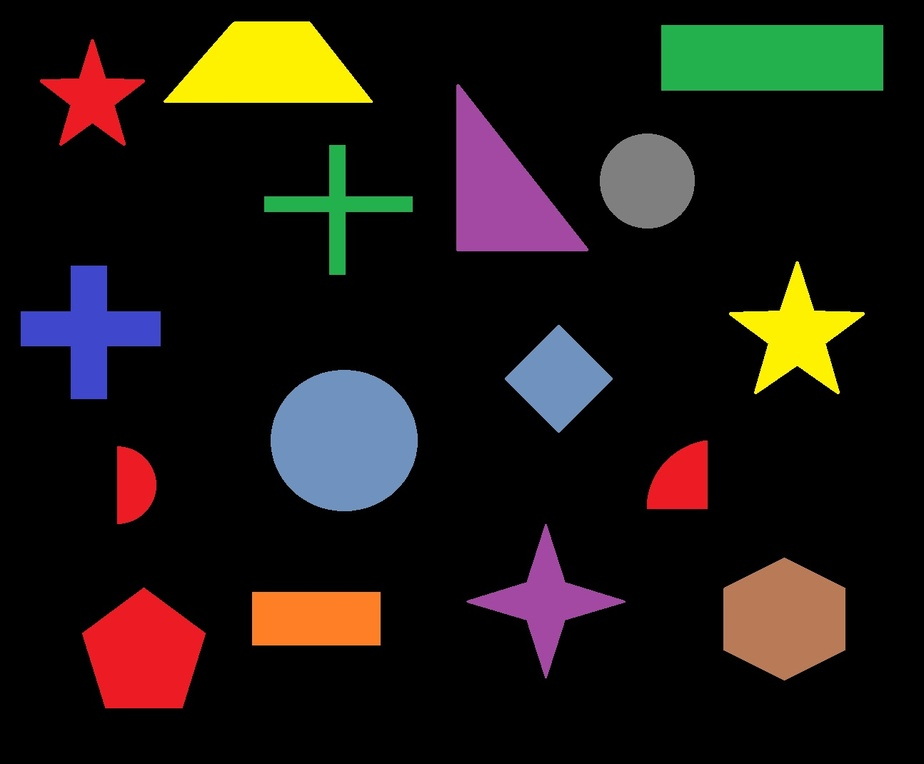
#> input picture images/shps.jpg, 924 x 764 px, shrunk from 1294 x 1070 before the run
$ python shape_detection.py   (older library calls are emulated)
#> lines starting #> are read from the running program, lines starting #| are printed output that depends on the picture; after the words box and inside, x2 and y2 are one past the last pixel; in counts of white or black regions, pixels touching at a corner belong together
##############################################################
#
#                Developed by Farid Huseynov
#                     ITUNOM UAV Team
#                All rights reserved © 2019
#
##############################################################

import cv2
import math
import numpy as np


class Rect:

    def __init__(self, x=0, y=0, width=0, height=0):
        self.x = x
        self.y = y
        self.width = width
        self.height = height

    @property
    def area(self):
        return self.width * self.height

    @property
    def ratio(self):
        return self.width / self.height

    @property
    def max_x(self):
        return self.x + self.width

    @property
    def max_y(self):
        return self.y + self.height


class Point:
    def __init__(self, x=0, y=0):
        self.x = x
        self.y = y


def angle(pt1, pt2, pt0):
    dx1 = pt1[0][0] - pt0[0][0]
    dy1 = pt1[0][1] - pt0[0][1]
    dx2 = pt2[0][0] - pt0[0][0]
    dy2 = pt2[0][1] - pt0[0][1]
    return (dx1 * dx2 + dy1 * dy2) / math.sqrt((dx1 * dx1 + dy1 * dy1) * (dx2 * dx2 + dy2 * dy2) + 1e-10)

'''
def setLabel(im, label, contour):
    fontface = cv2.FONT_HERSHEY_SIMPLEX
    scale = 0.4
    thickness = 1
    baseline = 0

    text = cv2.getTextSize(label, fontface, scale, thickness)
    r = Rect()
    r.x, r.y, r.height, r.width = cv2.boundingRect(contour)

    pt = Point(r.x + ((r.width - text.width) / 2), r.y + ((r.height + text.height) / 2))
    cv2.putText(im, label, fontface, scale, (0, 0, 0), thickness, 8)
'''

src = cv2.imread("images/shps.jpg")
#> src is the input picture: shape (764, 924, 3); mean B, G, R 19.1, 23.7, 29.6

blurred = cv2.GaussianBlur(src, (3, 3), 0)

gray = cv2.cvtColor(blurred, cv2.COLOR_BGR2GRAY)
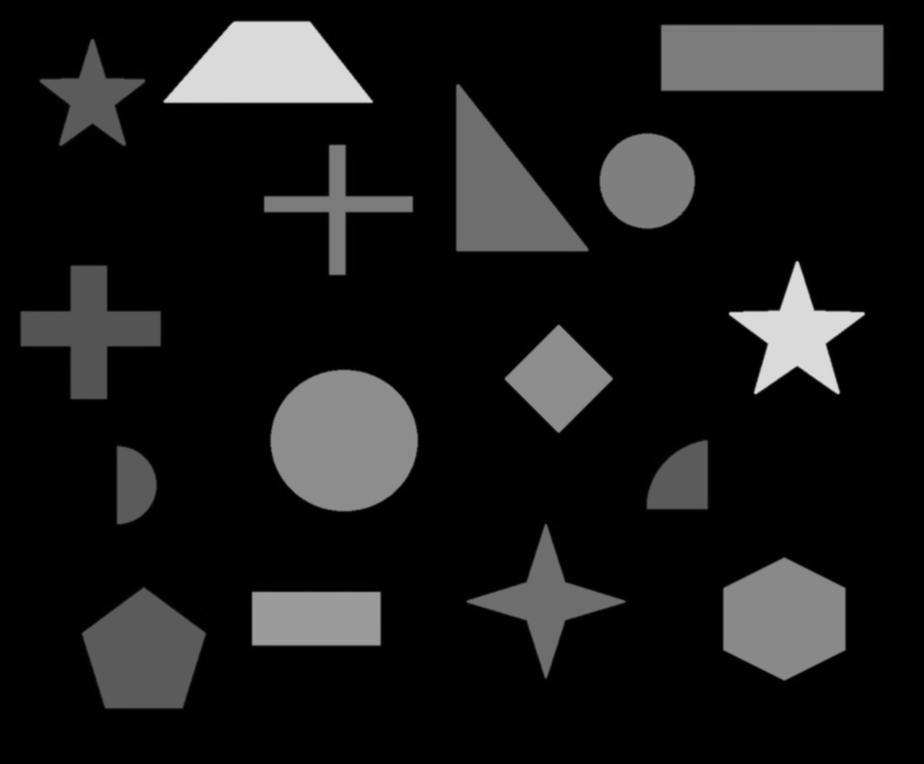
#> gray: shape (764, 924); min 0, max 220, mean 25

bw = cv2.Canny(gray, 80, 120)
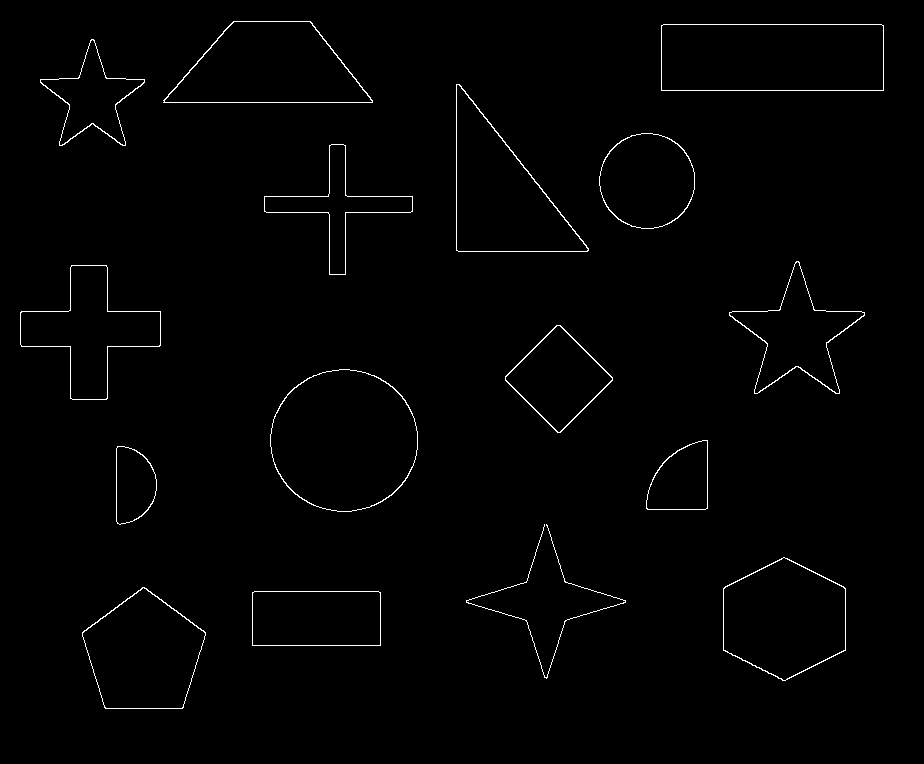
#> bw: shape (764, 924); 1.1% white in thin lines or dots, all inside (x1, y1, x2, y2) = (20, 21, 884, 709)

bw, contours, hierarchy = cv2.findContours(bw.copy(), cv2.RETR_EXTERNAL, cv2.CHAIN_APPROX_SIMPLE)
#> contours = 16 contours, 1 with area under 20; largest, box (x1, y1, x2, y2) and area: (270, 369, 418, 512) 16394, (661, 24, 884, 91) 14649, (163, 21, 373, 103) 11724, (456, 84, 589, 252) 11470, (723, 557, 846, 681) 11352
# cv2.findContours(bw.clone(), contours, CV_RETR_EXTERNAL, CV_CHAIN_APPROX_SIMPLE)

dst = src.copy()

for cnt in contours:

    perimeter = cv2.arcLength(cnt, True)
    epsilon = 0.02 * cv2.arcLength(cnt, True)
    approx = cv2.approxPolyDP(cnt, epsilon, True)
    vtc = len(approx)

    if abs(cv2.contourArea(cnt)) > 100 and cv2.isContourConvex(approx):

        if len(approx) == 3:
            print("Triangle")
        elif 4 <= len(approx) <= 12:
            cos = []
            for j in range(2, vtc + 1):
                print(approx[2])
                cos.append(angle(approx[j % vtc], approx[j - 2], approx[j - 1]))
            cos.sort()
            # sort(cos.begin(), cos.end())

            mincos = cos[0]
            maxcos = cos[-1]
            rect = cv2.minAreaRect(cnt)
            rect = Rect(width=rect[1][0], height=rect[1][1])
            print(rect)
            print(type(rect))

            if vtc == 4 and mincos >= -0.15 and maxcos <= 0.15 and 0.8 < rect.ratio < 1.2:
                print("SQR")

            elif vtc == 4 and mincos >= -0.15 and maxcos <= 0.15:
                print("RECT")

            elif vtc == 4 and mincos <= -0.2:
                print("TRAPEZOID")

            elif vtc == 5 and mincos >= -0.5 and maxcos <= -0.05:
                print("PENTA")

            elif vtc == 5 and mincos >= -0.85 and maxcos <= 0.6:
                print("SEMI-CIRCLE")

            elif vtc == 5 and mincos >= -1 and maxcos <= 0.6:
                print("QUARTER_CIRCLE")

            elif vtc == 6 and mincos >= -0.7 and maxcos <= -0.3:
                print("HEXA")

            elif vtc == 6 and mincos >= -0.85 and maxcos <= 0.6:
                print("SEMI-CIRCLE")

            elif vtc == 6 and mincos >= -1 and maxcos <= 0.6:
                print("QUARTER-CIRCLE")

            elif vtc == 7:
                print("HEPTA")

            elif vtc == 8:
                area = cv2.contourArea(cnt)
                r = Rect()
                r.x, r.y, r.height, r.width = cv2.boundingRect(cnt)
                radius = r.width / 2

                if abs(1 - (r.width / r.height)) <= 0.2 and abs(1 - (area / (np.pi * math.pow(radius, 2)))) <= 0.2:
                    print("CIR")

                else:
                    print("OCTA")

    elif abs(cv2.contourArea(cnt)) > 100:
        if vtc == 4:
            print("QUAD")
        if vtc == 5:
            print("PENTA")
        if vtc == 6:
            print("HEXA")
        if vtc == 7:
            print("HEPTA")
        if vtc == 10:
            print("STAR")
        elif vtc == 12:
            print("CROSS")
        else:
            print("UNKNOWN")
#> this loop made 16 passes
#> (perimeter, epsilon, vtc, mincos) on passes 7, 12: (479.6, 9.59, 8, -0.729), (315.6, 6.31, 8, -0.747)
#> (perimeter, epsilon, approx, vtc) on passes 1, 8, 15, 16: (362.8, 7.26, [[252, 592], [252, 645], [380, 645], [378, 591]], 4), (306.7, 6.13, [[556, 325], [505, 380], [560, 432], [612, 377]], 4), (574.8, 11.5, [[661, 25], [661, 90], [883, 90], [881, 24]], 4), (503.5, 10.07, [[163, 100], [372, 102], [310, 21], [233, 21]], 4)
#> (printed output is left out)

cv2.namedWindow("src", cv2.WINDOW_FREERATIO)
cv2.namedWindow("dst", cv2.WINDOW_FREERATIO)
cv2.imshow("src", src)
cv2.imshow("dst", dst)
cv2.waitKey(0)
cv2.destroyAllWindows()
